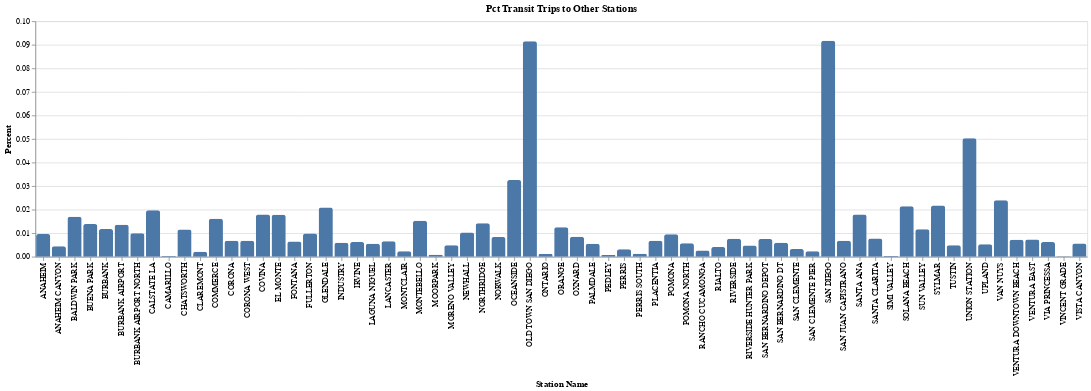

This figure's notebook cell:
### Code cell
alt.Chart(summary_rename).mark_bar(
    cornerRadiusTopLeft=3, cornerRadiusTopRight=3
).encode(
    x=alt.X("station_name:O", title="Station Name"),
    y=alt.Y("Pct Transit Trips to Other Stations:Q", title="Percent"),
).properties(
    title="Pct Transit Trips to Other Stations"
)

### Figure 1 — Vega-Lite specification as saved in the notebook (floating-point values rounded to 4 significant figures)
{"config": {"view": {"continuousWidth": 300, "continuousHeight": 300}}, "data": {"name": "data-385ff254a99e68c81d19fc0cd2899a94"}, "mark": {"type": "bar", "cornerRadiusTopLeft": 3, "cornerRadiusTopRight": 3}, "encoding": {"x": {"field": "station_name", "title": "Station Name", "type": "ordinal"}, "y": {"field": "Pct Transit Trips to Other Stations", "title": "Percent", "type": "quantitative"}}, "title": "Pct Transit Trips to Other Stations", "$schema": "https://vega.github.io/schema/vega-lite/v5.20.1.json", "datasets": {"data-385ff254a99e68c81d19fc0cd2899a94": [{"station_name": "UNION STATION", "Number Transit Trips to Other Stations": 938, "Number Auto Trips to Other Stations": 10339, "Pct Auto Trips to Other Stations": 0.5542, "Pct Transit Trips to Other Stations": 0.05028}, {"station_name": "MONTEBELLO", "Number Transit Trips to Other Stations": 655, "Number Auto Trips to Other Stations": 22560, "Pct Auto Trips to Other Stations": 0.5257, "Pct Transit Trips to Other Stations": 0.01526}, {"station_name": "INDUSTRY", "Number Transit Trips to Other Stations": 51, "Number Auto Trips to Other Stations": 5436, "Pct Auto Trips to Other Stations": 0.633, "Pct Transit Trips to Other Stations": 0.005939}, {"station_name": "POMONA", "Number Transit Trips to Other Stations": 186, "Number Auto Trips to Other Stations": 10982, "Pct Auto Trips to Other Stations": 0.5645, "Pct Transit Trips to Other Stations": 0.009561}, {"station_name": "ONTARIO", "Number Transit Trips to Other Stations": 74, "Number Auto Trips to Other Stations": 35456, "Pct Auto Trips to Other Stations": 0.5573, "Pct Transit Trips to Other Stations": 0.001163}, {"station_name": "PEDLEY", "Number Transit Trips to Other Stations": 6, "Number Auto Trips to Other Stations": 5720, "Pct Auto Trips to Other Stations": 0.6711, "Pct Transit Trips to Other Stations": 0.000704}, {"station_name": "RIVERSIDE", "Number Transit Trips to Other Stations": 236, "Number Auto Trips to Other Stations": 19783, "Pct Auto Trips to Other Stations": 0.6364, "Pct Transit Trips to Other Stations": 0.007592}, {"station_name": "CALSTATE LA", "Number Transit Trips to Other Stations": 186, "Number Auto Trips to Other Stations": 6282, "Pct Auto Trips to Other Stations": 0.665, "Pct Transit Trips to Other Stations": 0.01969}, {"station_name": "EL MONTE", "Number Transit Trips to Other Stations": 162, "Number Auto Trips to Other Stations": 6596, "Pct Auto Trips to Other Stations": 0.7271, "Pct Transit Trips to Other Stations": 0.01786}, {"station_name": "BALDWIN PARK", "Number Transit Trips to Other Stations": 179, "Number Auto Trips to Other Stations": 7330, "Pct Auto Trips to Other Stations": 0.6964, "Pct Transit Trips to Other Stations": 0.01701}, {"station_name": "COVINA", "Number Transit Trips to Other Stations": 170, "Number Auto Trips to Other Stations": 6682, "Pct Auto Trips to Other Stations": 0.7051, "Pct Transit Trips to Other Stations": 0.01794}, {"station_name": "POMONA NORTH", "Number Transit Trips to Other Stations": 182, "Number Auto Trips to Other Stations": 18914, "Pct Auto Trips to Other Stations": 0.5896, "Pct Transit Trips to Other Stations": 0.005673}, {"station_name": "FONTANA", "Number Transit Trips to Other Stations": 117, "Number Auto Trips to Other Stations": 11961, "Pct Auto Trips to Other Stations": 0.6619, "Pct Transit Trips to Other Stations": 0.006474}, {"station_name": "CLAREMONT", "Number Transit Trips to Other Stations": 170, "Number Auto Trips to Other Stations": 42803, "Pct Auto Trips to Other Stations": 0.5413, "Pct Transit Trips to Other Stations": 0.00215}, {"station_name": "MONTCLAIR", "Number Transit Trips to Other Stations": 183, "Number Auto Trips to Other Stations": 43704, "Pct Auto Trips to Other Stations": 0.5622, "Pct Transit Trips to Other Stations": 0.002354}, {"station_name": "UPLAND", "Number Transit Trips to Other Stations": 92, "Number Auto Trips to Other Stations": 11393, "Pct Auto Trips to Other Stations": 0.6578, "Pct Transit Trips to Other Stations": 0.005311}, {"station_name": "RANCHO CUCAMONGA", "Number Transit Trips to Other Stations": 187, "Number Auto Trips to Other Stations": 41060, "Pct Auto Trips to Other Stations": 0.5707, "Pct Transit Trips to Other Stations": 0.002599}, {"station_name": "RIALTO", "Number Transit Trips to Other Stations": 296, "Number Auto Trips to Other Stations": 44283, "Pct Auto Trips to Other Stations": 0.613, "Pct Transit Trips to Other Stations": 0.004097}, {"station_name": "SAN BERNARDINO DEPOT", "Number Transit Trips to Other Stations": 321, "Number Auto Trips to Other Stations": 25349, "Pct Auto Trips to Other Stations": 0.5921, "Pct Transit Trips to Other Stations": 0.007498}, {"station_name": "SAN BERNARDINO DT", "Number Transit Trips to Other Stations": 458, "Number Auto Trips to Other Stations": 44902, "Pct Auto Trips to Other Stations": 0.58, "Pct Transit Trips to Other Stations": 0.005916}, {"station_name": "SIMI VALLEY", "Number Transit Trips to Other Stations": 2, "Number Auto Trips to Other Stations": 4416, "Pct Auto Trips to Other Stations": 0.6319, "Pct Transit Trips to Other Stations": 0.0002862}, {"station_name": "BURBANK AIRPORT", "Number Transit Trips to Other Stations": 685, "Number Auto Trips to Other Stations": 29153, "Pct Auto Trips to Other Stations": 0.5778, "Pct Transit Trips to Other Stations": 0.01358}, {"station_name": "OXNARD", "Number Transit Trips to Other Stations": 146, "Number Auto Trips to Other Stations": 10576, "Pct Auto Trips to Other Stations": 0.6163, "Pct Transit Trips to Other Stations": 0.008508}, {"station_name": "CAMARILLO", "Number Transit Trips to Other Stations": 4, "Number Auto Trips to Other Stations": 9131, "Pct Auto Trips to Other Stations": 0.6934, "Pct Transit Trips to Other Stations": 0.0003038}, {"station_name": "MOORPARK", "Number Transit Trips to Other Stations": 4, "Number Auto Trips to Other Stations": 3572, "Pct Auto Trips to Other Stations": 0.696, "Pct Transit Trips to Other Stations": 0.0007794}, {"station_name": "CHATSWORTH", "Number Transit Trips to Other Stations": 187, "Number Auto Trips to Other Stations": 10749, "Pct Auto Trips to Other Stations": 0.6656, "Pct Transit Trips to Other Stations": 0.01158}, {"station_name": "NORTHRIDGE", "Number Transit Trips to Other Stations": 232, "Number Auto Trips to Other Stations": 11307, "Pct Auto Trips to Other Stations": 0.6931, "Pct Transit Trips to Other Stations": 0.01422}, {"station_name": "VAN NUYS", "Number Transit Trips to Other Stations": 258, "Number Auto Trips to Other Stations": 8081, "Pct Auto Trips to Other Stations": 0.7493, "Pct Transit Trips to Other Stations": 0.02392}, {"station_name": "BURBANK", "Number Transit Trips to Other Stations": 543, "Number Auto Trips to Other Stations": 27815, "Pct Auto Trips to Other Stations": 0.5999, "Pct Transit Trips to Other Stations": 0.01171}, {"station_name": "GLENDALE", "Number Transit Trips to Other Stations": 135, "Number Auto Trips to Other Stations": 3700, "Pct Auto Trips to Other Stations": 0.5713, "Pct Transit Trips to Other Stations": 0.02085}, {"station_name": "COMMERCE", "Number Transit Trips to Other Stations": 754, "Number Auto Trips to Other Stations": 23246, "Pct Auto Trips to Other Stations": 0.4975, "Pct Transit Trips to Other Stations": 0.01614}, {"station_name": "NORWALK", "Number Transit Trips to Other Stations": 123, "Number Auto Trips to Other Stations": 6934, "Pct Auto Trips to Other Stations": 0.4702, "Pct Transit Trips to Other Stations": 0.008341}, {"station_name": "BUENA PARK", "Number Transit Trips to Other Stations": 135, "Number Auto Trips to Other Stations": 7157, "Pct Auto Trips to Other Stations": 0.735, "Pct Transit Trips to Other Stations": 0.01386}, {"station_name": "FULLERTON", "Number Transit Trips to Other Stations": 525, "Number Auto Trips to Other Stations": 30681, "Pct Auto Trips to Other Stations": 0.5748, "Pct Transit Trips to Other Stations": 0.009835}, {"station_name": "ANAHEIM", "Number Transit Trips to Other Stations": 409, "Number Auto Trips to Other Stations": 25252, "Pct Auto Trips to Other Stations": 0.5972, "Pct Transit Trips to Other Stations": 0.009672}, {"station_name": "ORANGE", "Number Transit Trips to Other Stations": 463, "Number Auto Trips to Other Stations": 23649, "Pct Auto Trips to Other Stations": 0.6399, "Pct Transit Trips to Other Stations": 0.01253}, {"station_name": "SANTA ANA", "Number Transit Trips to Other Stations": 312, "Number Auto Trips to Other Stations": 12090, "Pct Auto Trips to Other Stations": 0.6949, "Pct Transit Trips to Other Stations": 0.01793}, {"station_name": "TUSTIN", "Number Transit Trips to Other Stations": 60, "Number Auto Trips to Other Stations": 9389, "Pct Auto Trips to Other Stations": 0.7598, "Pct Transit Trips to Other Stations": 0.004856}, {"station_name": "IRVINE", "Number Transit Trips to Other Stations": 122, "Number Auto Trips to Other Stations": 12569, "Pct Auto Trips to Other Stations": 0.6456, "Pct Transit Trips to Other Stations": 0.006267}, {"station_name": "LAGUNA NIGUEL", "Number Transit Trips to Other Stations": 80, "Number Auto Trips to Other Stations": 11188, "Pct Auto Trips to Other Stations": 0.7669, "Pct Transit Trips to Other Stations": 0.005484}, {"station_name": "SAN JUAN CAPISTRANO", "Number Transit Trips to Other Stations": 60, "Number Auto Trips to Other Stations": 6392, "Pct Auto Trips to Other Stations": 0.7183, "Pct Transit Trips to Other Stations": 0.006742}, {"station_name": "SAN CLEMENTE", "Number Transit Trips to Other Stations": 52, "Number Auto Trips to Other Stations": 10035, "Pct Auto Trips to Other Stations": 0.6408, "Pct Transit Trips to Other Stations": 0.003321}, {"station_name": "SAN CLEMENTE PIER", "Number Transit Trips to Other Stations": 35, "Number Auto Trips to Other Stations": 9926, "Pct Auto Trips to Other Stations": 0.6615, "Pct Transit Trips to Other Stations": 0.002333}, {"station_name": "OCEANSIDE", "Number Transit Trips to Other Stations": 22, "Number Auto Trips to Other Stations": 358, "Pct Auto Trips to Other Stations": 0.5304, "Pct Transit Trips to Other Stations": 0.03259}, {"station_name": "SOLANA BEACH", "Number Transit Trips to Other Stations": 17, "Number Auto Trips to Other Stations": 548, "Pct Auto Trips to Other Stations": 0.6902, "Pct Transit Trips to Other Stations": 0.02141}, {"station_name": "SAN DIEGO", "Number Transit Trips to Other Stations": 404, "Number Auto Trips to Other Stations": 2648, "Pct Auto Trips to Other Stations": 0.6009, "Pct Transit Trips to Other Stations": 0.09167}, {"station_name": "OLD TOWN SAN DIEGO", "Number Transit Trips to Other Stations": 312, "Number Auto Trips to Other Stations": 2074, "Pct Auto Trips to Other Stations": 0.608, "Pct Transit Trips to Other Stations": 0.09147}, {"station_name": "CORONA", "Number Transit Trips to Other Stations": 362, "Number Auto Trips to Other Stations": 31513, "Pct Auto Trips to Other Stations": 0.5938, "Pct Transit Trips to Other Stations": 0.006821}, {"station_name": "CORONA WEST", "Number Transit Trips to Other Stations": 321, "Number Auto Trips to Other Stations": 29074, "Pct Auto Trips to Other Stations": 0.6149, "Pct Transit Trips to Other Stations": 0.006788}, {"station_name": "MORENO VALLEY", "Number Transit Trips to Other Stations": 94, "Number Auto Trips to Other Stations": 10696, "Pct Auto Trips to Other Stations": 0.5584, "Pct Transit Trips to Other Stations": 0.004908}, {"station_name": "PERRIS SOUTH", "Number Transit Trips to Other Stations": 27, "Number Auto Trips to Other Stations": 11149, "Pct Auto Trips to Other Stations": 0.5376, "Pct Transit Trips to Other Stations": 0.001302}, {"station_name": "PERRIS", "Number Transit Trips to Other Stations": 74, "Number Auto Trips to Other Stations": 12885, "Pct Auto Trips to Other Stations": 0.5438, "Pct Transit Trips to Other Stations": 0.003123}, {"station_name": "PLACENTIA", "Number Transit Trips to Other Stations": 572, "Number Auto Trips to Other Stations": 46257, "Pct Auto Trips to Other Stations": 0.5488, "Pct Transit Trips to Other Stations": 0.006786}, {"station_name": "RIVERSIDE HUNTER PARK", "Number Transit Trips to Other Stations": 211, "Number Auto Trips to Other Stations": 25683, "Pct Auto Trips to Other Stations": 0.5808, "Pct Transit Trips to Other Stations": 0.004772}, {"station_name": "BURBANK AIRPORT NORTH", "Number Transit Trips to Other Stations": 769, "Number Auto Trips to Other Stations": 42291, "Pct Auto Trips to Other Stations": 0.547, "Pct Transit Trips to Other Stations": 0.009947}, {"station_name": "LANCASTER", "Number Transit Trips to Other Stations": 93, "Number Auto Trips to Other Stations": 8545, "Pct Auto Trips to Other Stations": 0.6069, "Pct Transit Trips to Other Stations": 0.006605}, {"station_name": "NEWHALL", "Number Transit Trips to Other Stations": 296, "Number Auto Trips to Other Stations": 20629, "Pct Auto Trips to Other Stations": 0.7189, "Pct Transit Trips to Other Stations": 0.01031}, {"station_name": "PALMDALE", "Number Transit Trips to Other Stations": 107, "Number Auto Trips to Other Stations": 12274, "Pct Auto Trips to Other Stations": 0.6317, "Pct Transit Trips to Other Stations": 0.005507}, {"station_name": "SANTA CLARITA", "Number Transit Trips to Other Stations": 500, "Number Auto Trips to Other Stations": 45576, "Pct Auto Trips to Other Stations": 0.703, "Pct Transit Trips to Other Stations": 0.007712}, {"station_name": "SUN VALLEY", "Number Transit Trips to Other Stations": 311, "Number Auto Trips to Other Stations": 15307, "Pct Auto Trips to Other Stations": 0.5723, "Pct Transit Trips to Other Stations": 0.01163}, {"station_name": "SYLMAR", "Number Transit Trips to Other Stations": 425, "Number Auto Trips to Other Stations": 12165, "Pct Auto Trips to Other Stations": 0.6212, "Pct Transit Trips to Other Stations": 0.0217}, {"station_name": "VIA PRINCESSA", "Number Transit Trips to Other Stations": 416, "Number Auto Trips to Other Stations": 39914, "Pct Auto Trips to Other Stations": 0.6024, "Pct Transit Trips to Other Stations": 0.006279}, {"station_name": "VINCENT GRADE", "Number Transit Trips to Other Stations": 1, "Number Auto Trips to Other Stations": 3532, "Pct Auto Trips to Other Stations": 0.5344, "Pct Transit Trips to Other Stations": 0.0001513}, {"station_name": "VISTA CANYON", "Number Transit Trips to Other Stations": 218, "Number Auto Trips to Other Stations": 24929, "Pct Auto Trips to Other Stations": 0.6459, "Pct Transit Trips to Other Stations": 0.005648}, {"station_name": "ANAHEIM CANYON", "Number Transit Trips to Other Stations": 208, "Number Auto Trips to Other Stations": 26235, "Pct Auto Trips to Other Stations": 0.5638, "Pct Transit Trips to Other Stations": 0.00447}, {"station_name": "VENTURA EAST", "Number Transit Trips to Other Stations": 261, "Number Auto Trips to Other Stations": 22712, "Pct Auto Trips to Other Stations": 0.6325, "Pct Transit Trips to Other Stations": 0.007268}, {"station_name": "VENTURA DOWNTOWN BEACH", "Number Transit Trips to Other Stations": 167, "Number Auto Trips to Other Stations": 14655, "Pct Auto Trips to Other Stations": 0.6338, "Pct Transit Trips to Other Stations": 0.007222}]}}
